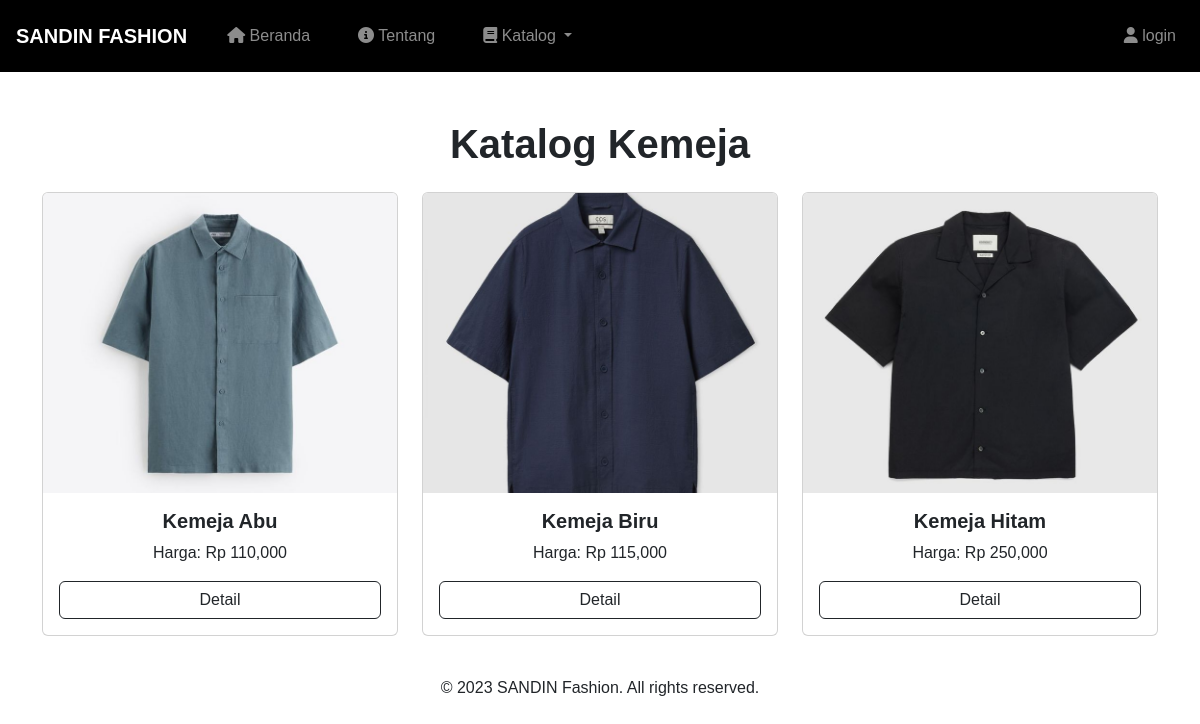
The app's page /katalog_kemeja.php with its own data.
### tables this page shows
CREATE TABLE `katalog` (
  `id` int(11) NOT NULL,
  `nama` varchar(255) NOT NULL,
  `gambar` varchar(255) NOT NULL,
  `harga` decimal(10,2) NOT NULL,
  `deskripsi` text DEFAULT NULL,
  `kategori` varchar(20) NOT NULL
);

### katalog_kemeja.php (the view, shortened to what this page needs)
<!DOCTYPE html>
<html lang="en">
<head>
    <link rel="stylesheet" href="https://cdn.jsdelivr.net/npm/bootstrap@5.3.2/dist/css/bootstrap.min.css">
</head>
<body>
    <?php include('navbar.php'); ?>
    <div class="container mt-5">
        <h1 class="text-center mb-4 fw-bolder" style="font-weight: bold !important;">Katalog Kemeja</h1>
        <div class="row">
            <?php
            include('koneksi.php');
            $query = "SELECT * FROM katalog WHERE kategori = 'kemeja'";
            $result = mysqli_query($koneksi, $query);
            while ($row = mysqli_fetch_assoc($result)) {
                echo "<div class='col-md-4 mb-4'>";
                echo "<div class='card'>";
                echo "<img src='uploads/" . $row['gambar'] . "' class='card-img-top' alt='" . $row['nama'] . "'>";
                echo "<div class='card-body text-center'>";
                echo "<h5 class='card-title fw-bold' style='font-weight: bold !important;'>" . $row['nama'] . "</h5>";
                echo "<p class='card-text'>Harga: Rp " . number_format($row['harga'],) . "</p>";
                echo "<button type='button' class='btn btn-outline-dark w-100' data-bs-toggle='modal' data-bs-target='#itemModal" . $row['id'] . "'>Detail</button>";
                echo "</div>";
                echo "</div>";
                echo "</div>";
            }
            ?>
        </div>
    </div>
    <footer class="text-center py-3">
        &copy; 2023 SANDIN Fashion. All rights reserved.
    </footer>
</body>
</html>

### katalog_kemeja.php (style rules this page uses)
body { font-family: 'Montserrat', sans-serif; }
.card-img-top { height: 300px; object-fit: cover; }

### navbar.php (style rules this page uses)
body { font-family: 'Montserrat', sans-serif; }

### records on screen
katalog: gambar (picture), nama "Kemeja Abu", harga "110,000"
katalog: gambar (picture), nama "Kemeja Biru", harga "115,000"
katalog: gambar (picture), nama "Kemeja Hitam", harga "250,000"
